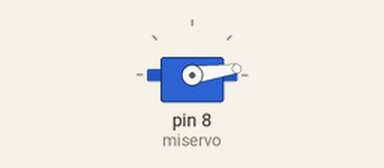
Recording of a sketch running on a simulated Arduino Uno, built with avr-gcc and run on an emulated ATmega328P. Parts: servo.

Above: at 0.05 s.
At 0.85 s:
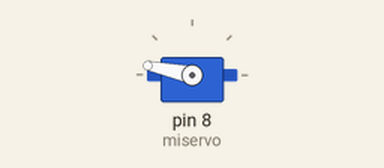
At 1.2 s:
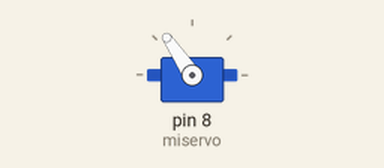
At 1.7 s:
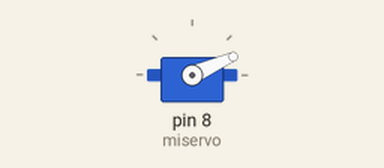
Timing chart, 0 to 4.2 s (numbered marks = the images above):
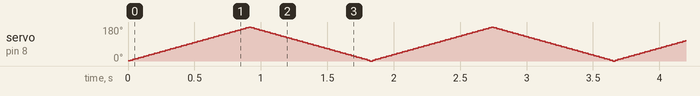

The sketch:

005-servoenloop.ino
```cpp
#include <Servo.h>
Servo miservo;

int contador = 0;
int direccion = 0;

void setup() {
   miservo.attach(8);

}

void loop() {
  if(direccion == 0){
    contador++;
  }else{
    contador--;
  }
  if(contador == 180){
    direccion = 1;
  }
  if(contador == 0){
    direccion = 0;
  }
  miservo.write(contador);
  delay(5);

}
```
